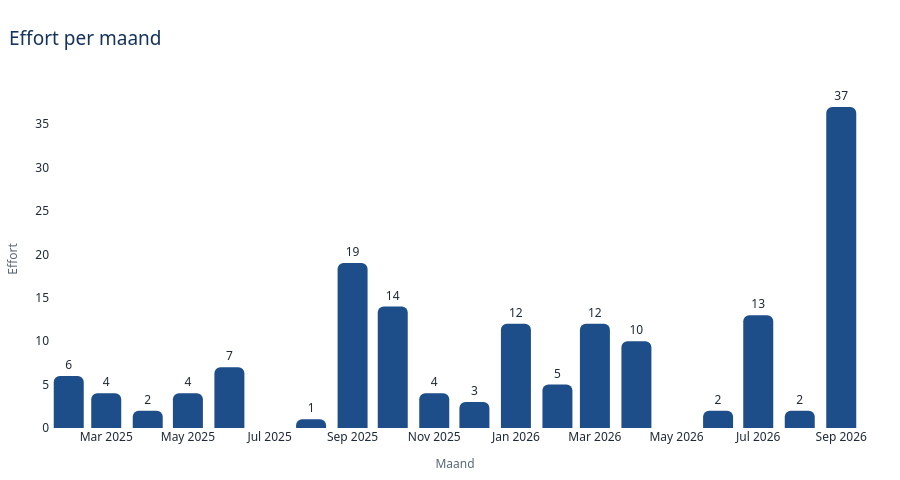

Notebook source saved alongside this figure:
### Code cell
# Chart 4: closed effort per month for domain-team features.
effort_value_column = "Gesloten effort per jaar-maand"

# Rebuild the month + effort fields from the data actually present in this notebook.
if effort_value_column not in domain_features.columns:
    effort_value_column = "Effort"

if "Jaar-Maand" not in domain_features.columns:
    domain_features["Jaar-Maand"] = pd.to_datetime(domain_features["Gesloten op"]).dt.to_period("M").dt.to_timestamp()

effort_by_month = (
    domain_features.loc[:, ["Jaar-Maand", effort_value_column]]
    .dropna(subset=["Jaar-Maand", effort_value_column])
    .groupby("Jaar-Maand", as_index=False)[effort_value_column]
    .sum()
    .sort_values("Jaar-Maand")
    .reset_index(drop=True)
)

fig_effort = px.bar(
    effort_by_month,
    x="Jaar-Maand",
    y=effort_value_column,
    text=effort_value_column,
    template=TEMPLATE,
    title="Effort per maand",
)
fig_effort.update_traces(
    texttemplate="%{y:.0f}",
    textposition="outside",
    hovertemplate="%{x}<br>Effort: %{y:.0f}<extra></extra>",
)
fig_effort.update_layout(
    **CHART_STYLE,
    height=480,
    xaxis_title="Maand",
    yaxis_title="Effort",
    showlegend=False,
)
fig_effort.show()

### Figure 1 — Plotly figure (JSON) as saved in the notebook; plotly's stock layout.template omitted (floating-point values rounded to 4 significant figures)
{"data": [{"hovertemplate": "%{x}<br>Effort: %{y:.0f}<extra></extra>", "legendgroup": "", "marker": {"color": "#1d4e89", "pattern": {"shape": ""}}, "name": "", "orientation": "v", "showlegend": false, "text": [6.0, 4.0, 2.0, 4.0, 7.0, 1.0, 19.0, 14.0, 4.0, 3.0, 12.0, 5.0, 12.0, 10.0, 2.0, 13.0, 2.0, 37.0], "textposition": "outside", "texttemplate": "%{y:.0f}", "type": "bar", "x": ["2025-02", "2025-03", "2025-04", "2025-05", "2025-06", "2025-08", "2025-09", "2025-10", "2025-11", "2025-12", "2026-01", "2026-02", "2026-03", "2026-04", "2026-06", "2026-07", "2026-08", "2026-09"], "xaxis": "x", "y": [6.0, 4.0, 2.0, 4.0, 7.0, 1.0, 19.0, 14.0, 4.0, 3.0, 12.0, 5.0, 12.0, 10.0, 2.0, 13.0, 2.0, 37.0], "yaxis": "y"}], "layout": {"barmode": "relative", "font": {"color": "#1f2a37", "family": "Segoe UI, sans-serif"}, "height": 480, "legend": {"tracegroupgap": 0}, "margin": {"b": 40, "l": 30, "r": 40, "t": 90}, "paper_bgcolor": "rgba(0,0,0,0)", "plot_bgcolor": "rgba(0,0,0,0)", "showlegend": false, "title": {"text": "Effort per maand"}, "xaxis": {"anchor": "y", "domain": [0, 1], "title": {"text": "Maand"}}, "yaxis": {"anchor": "x", "domain": [0, 1], "title": {"text": "Effort"}}}}
